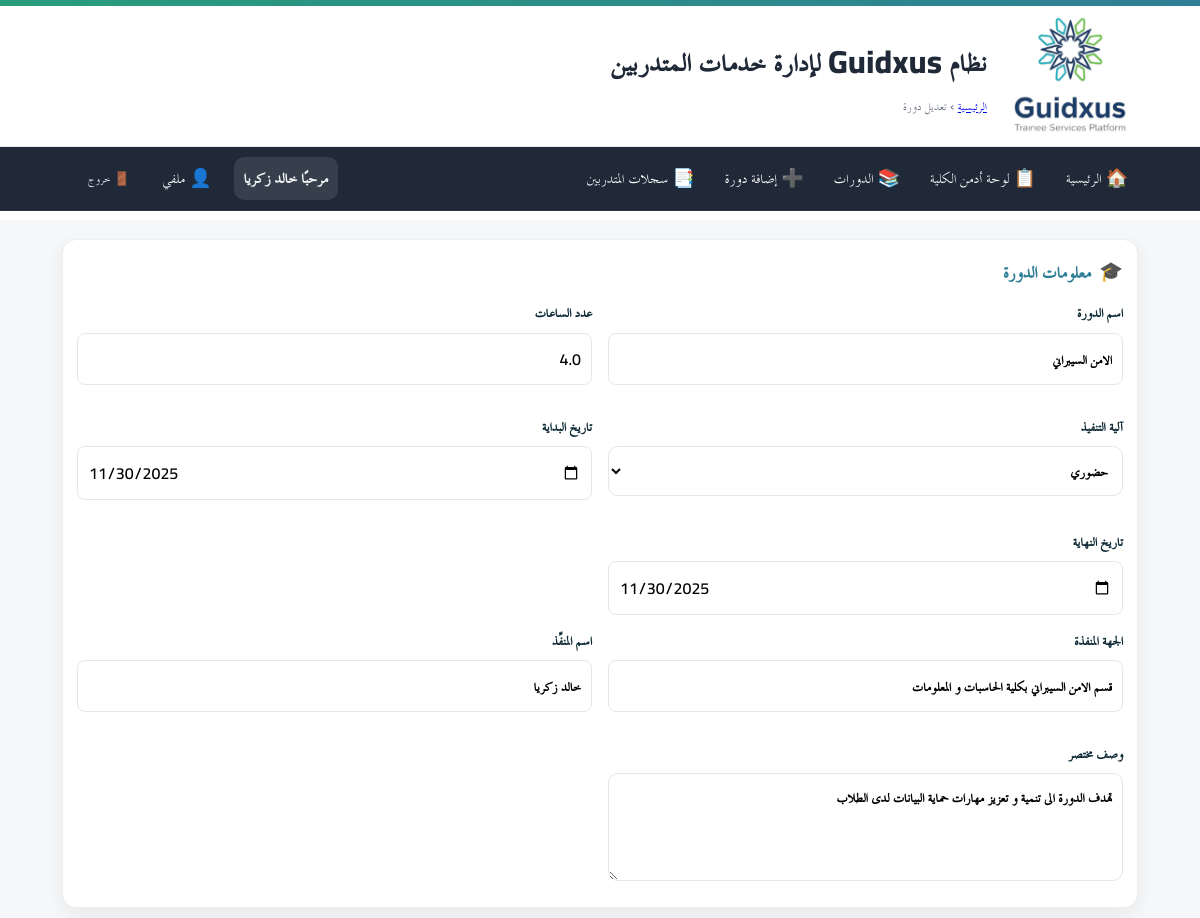
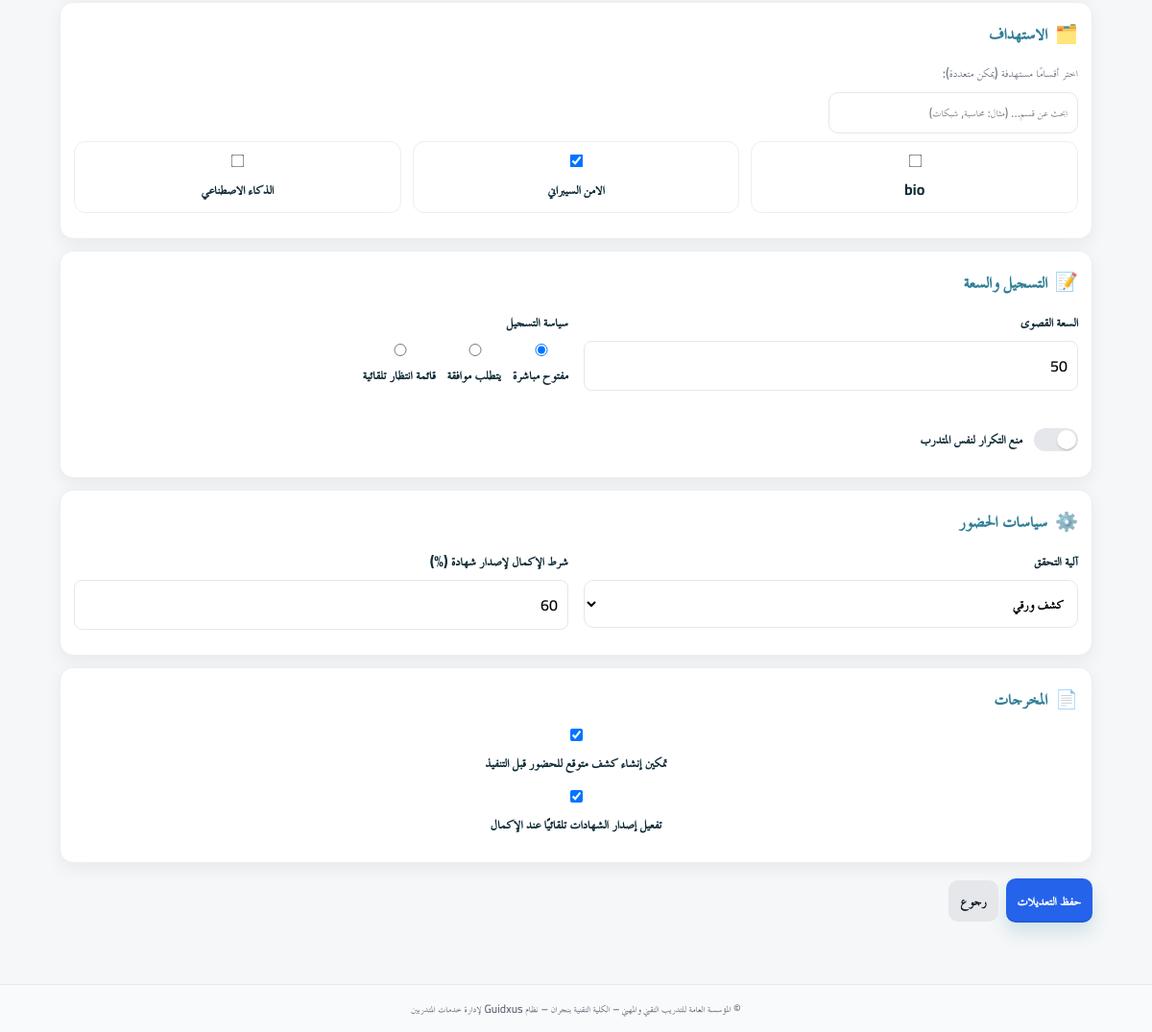
/hod/courses/2/edit (signed in), run on the app's committed database (2 pictures, top to bottom).
### app/models.py (models this page shows)
class Course(Base):
    __tablename__ = "courses"
    id = Column(Integer, primary_key=True, index=True, autoincrement=True)
    title = Column(String(255), nullable=False)
    description = Column(Text, nullable=True)
    provider = Column(String(255), nullable=True)           # الجهة المنفّذة (قسم/وحدة)
    provider_name = Column(String(255), nullable=True)      # اسم المنفّذ (الشخص)
    hours = Column(Float, nullable=False)
    mode = Column(String(50), nullable=False)               # 'in_person'/'online' ... الخ
    start_date = Column(Date, nullable=False)
    end_date = Column(Date, nullable=False)
    capacity = Column(Integer, default=30)
    registration_policy = Column(String(50), default="open")  # open|approval|waitlist
    prevent_duplicates = Column(Boolean, default=True)
    attendance_verification = Column(String(50), default="paper")  # paper|qr
    completion_threshold = Column(Integer, default=80)
    create_expected_roster = Column(Boolean, default=False)
    auto_issue_certificates = Column(Boolean, default=False)
    status = Column(String(50), default="published")  # draft|published|closed|finished
    created_at = Column(DateTime, server_default=func.now(), nullable=False)
    created_by_user_id = Column(Integer, nullable=True)
    targets = relationship(
        "CourseTargetDepartment",
        back_populates="course",
        cascade="all, delete-orphan",
        lazy="selectin",
    )
    enrollments = relationship(
        "CourseEnrollment",
        back_populates="course",
        cascade="all, delete-orphan",
        lazy="selectin",
    )
    __table_args__ = (
        Index("idx_courses_status", "status"),
        Index("idx_courses_range", "start_date", "end_date"),
    )

class Department(Base):
    __tablename__ = "departments"
    id = Column(Integer, primary_key=True, index=True)
    name = Column(String(255), nullable=False)       # مثال: "تقنية إدارة أنظمة الشبكات - كلية نجران"
    college = Column(String(255), nullable=False)
    is_active = Column(Boolean, nullable=False, default=True)
    head_user_id = Column(Integer, ForeignKey("users.id", ondelete="SET NULL"), nullable=True)
    head_user = relationship(
        "User",
        foreign_keys=[head_user_id],
        back_populates="headed_departments",
        lazy="joined",
    )
    hod_name = Column(String(255), nullable=True)
    created_at = Column(DateTime, server_default=func.now(), nullable=False)
    updated_at = Column(DateTime, server_default=func.now(), onupdate=func.now(), nullable=False)
    __table_args__ = (
        Index("idx_departments_name", "name"),
        Index("idx_departments_college", "college"),
    )

### app/routers/hod.py (the view)
@router.get("/courses/{course_id}/edit")
def edit_course_form(
    course_id: int,
    request: Request,
    db: Session = Depends(get_db),
    user: CurrentUser = Depends(require_hod_or_admin),
):
    course: Course = (
        db.query(Course)
        .options(selectinload(Course.targets))
        .filter(Course.id == course_id)
        .first()
    )
    if not course:
        raise HTTPException(status_code=404, detail="الدورة غير موجودة")
    _assert_can_manage_course(user, course, db)
    q = db.query(Department)
    if user.is_hod and user.hod_college:
        q = q.filter(Department.college == user.hod_college)
    elif user.is_college_admin and user.college_admin_college:
        q = q.filter(Department.college == user.college_admin_college)
    departments = q.order_by(Department.name.asc()).all()
    if _ctd_uses_name():
        selected_names = {t.department_name for t in course.targets}
        selected_department_ids = [d.id for d in departments if d.name in selected_names]
    else:
        selected_department_ids = [t.department_id for t in course.targets]
    return templates.TemplateResponse(
        "hod/create_course.html",
        {"request": request, "current_user": user, "departments": departments, "edit_mode": True, "course": course, "selected_department_ids": selected_department_ids},
    )

### app/templates/hod/create_course.html (shortened to what this page needs)
{% extends "base.html" %}
{% block breadcrumb %}
  <a href="/hod/">الرئيسية</a> › <span>{{ 'تعديل دورة' if edit_mode else 'إنشاء دورة' }}</span>
{% endblock %}
{% block content %}
{% set c = course if (edit_mode and course is defined) else None %}
{% set mode_val = (c.mode if c else '') %}
{% set selected_ids = (selected_department_ids if (edit_mode and selected_department_ids is defined) else []) %}
<form class="form prestige-form" method="post" action="{{ '/hod/courses/' ~ c.id ~ '/edit' if c else '/hod/courses/new' }}">
  <section class="card card-prestige">
    <div class="card-head">
      <div class="card-icon">🎓</div>
      <h3>معلومات الدورة</h3>
    </div>
    <div class="grid">
      <label>اسم الدورة
        <input type="text" name="title" required placeholder="مثال: مهارات السلامة في الورش" value="{{ c.title if c else '' }}">
      </label>
      <label>عدد الساعات
        <input type="number" name="hours" step="0.5" min="0.5" required value="{{ c.hours if c else '' }}">
      </label>
      <label>آلية التنفيذ
        <select name="mode" required>
          <option value="in_person" {{ 'selected' if mode_val in ['in_person','حضوري','حضوري '] else '' }}>حضوري</option>
        </select>
      </label>
      <label>تاريخ البداية
        <input type="date" name="start_date" required
               value="{{ (c.start_date.strftime('%Y-%m-%d') if c and c.start_date else '') }}">
      </label>
      <label>تاريخ النهاية
        <input type="date" name="end_date" required
               value="{{ (c.end_date.strftime('%Y-%m-%d') if c and c.end_date else '') }}">
      </label>
    </div>
    <div class="grid">
      <label>الجهة المنفذة
        <input type="text" name="provider" placeholder="مثال: قسم المحركات والمركبات" value="{{ c.provider if c else '' }}">
      </label>
      <label>اسم المنفِّذ
        <input type="text" name="provider_name" placeholder="مثال: م. أحمد العلي" value="{{ c.provider_name if c else '' }}">
      </label>
      <label>وصف مختصر
        <textarea name="description" rows="3" placeholder="نبذة عن محتوى الدورة وأهدافها">{{ c.description if c else '' }}</textarea>
      </label>
    </div>
  </section>
  <section class="card card-prestige">
    <div class="card-head">
      <div class="card-icon">🗂️</div>
      <h3>الاستهداف</h3>
    </div>
    <div class="muted">اختر أقسامًا مستهدفة (يمكن متعددة):</div>
    <div class="dep-toolbar">
      <input type="search" id="dep-filter" placeholder="ابحث عن قسم… (مثال: محاسبة, شبكات)">
    </div>
    <div class="checkbox-grid" id="dep-grid">
      {% for dep in departments %}
        <label class="checkbox">
          <input type="checkbox" name="target_department_ids" value="{{ dep.id }}"
                 {% if edit_mode and (dep.id in selected_ids) %}checked{% endif %}>
          <span>{{ dep.name }}</span>
        </label>
      {% else %}
        <div class="muted">لا توجد أقسام مسجلة بعد.</div>
      {% endfor %}
    </div>
  </section>
  <section class="card card-prestige">
    <div class="card-head">
      <div class="card-icon">📝</div>
      <h3>التسجيل والسعة</h3>
    </div>
    <div class="grid">
      <label>السعة القصوى
        <input type="number" name="capacity" min="1" required value="{{ c.capacity if c else 30 }}">
      </label>
      <label>سياسة التسجيل
        {% set policy = c.registration_policy if c else 'open' %}
        <div class="inline">
          <label class="radio"><input type="radio" name="registration_policy" value="open"     {{ 'checked' if policy=='open' else '' }}> مفتوح مباشرة</label>
          <label class="radio"><input type="radio" name="registration_policy" value="approval" {{ 'checked' if policy=='approval' else '' }}> يتطلب موافقة</label>
          <label class="radio"><input type="radio" name="registration_policy" value="waitlist" {{ 'checked' if policy=='waitlist' else '' }}> قائمة انتظار تلقائية</label>
        </div>
      </label>
      <label class="toggle">منع التكرار لنفس المتدرب
        <span class="slider"></span>
      </label>
    </div>
  </section>
  <section class="card card-prestige">
    <div class="card-head">
      <div class="card-icon">⚙️</div>
      <h3>سياسات الحضور</h3>
    </div>
    <div class="grid">
      {% set av = c.attendance_verification if c else 'paper' %}
      <label>آلية التحقق
        <select name="attendance_verification">
          <option value="paper" {{ 'selected' if av=='paper' else '' }}>كشف ورقي</option>
        </select>
      </label>
      <label>شرط الإكمال لإصدار شهادة (%)
        <input type="number" name="completion_threshold" min="0" max="100" value="{{ c.completion_threshold if c else 80 }}">
      </label>
    </div>
  </section>
  <section class="card card-prestige">
    <div class="card-head">
      <div class="card-icon">📄</div>
      <h3>المخرجات</h3>
    </div>
    <label class="checkbox">
      <input type="checkbox" name="create_expected_roster" {{ 'checked' if (c and c.create_expected_roster) or (not c) else '' }}>
      <span>تمكين إنشاء كشف متوقع للحضور قبل التنفيذ</span>
    </label>
    <label class="checkbox">
      <input type="checkbox" name="auto_issue_certificates" {{ 'checked' if (c and c.auto_issue_certificates) or (not c) else '' }}>
      <span>تفعيل إصدار الشهادات تلقائيًا عند الإكمال</span>
    </label>
  </section>
  <div class="actions actions-prestige">
    <button type="submit" class="btn btn-primary btn-prestige">{{ 'حفظ التعديلات' if c else 'نشر الدورة الآن' }}</button>
    <a class="btn btn-secondary" href="/hod/">{{ 'رجوع' if c else 'إلغاء' }}</a>
  </div>
</form>
{% endblock %}

### app/static/css/app.css (style rules this page uses)
:root { --tvtc-green-1:#7EC6A4; --tvtc-green-2:#289D7B; --tvtc-blue-1:#6BB6C8; --tvtc-blue-2:#2F7E96; --tvtc-gray-1:#F5F7F8; --tvtc-gray-2:#E5E7EA; --tvtc-gray-3:#6B7280; --tvtc-black:#1F2937; --tvtc-ivory:#FAFAF7; }
* { box-sizing:border-box; font-family:"Cairo","TraditionalArabicCustom","MajallaCustom","Noto Kufi Arabic","Segoe UI",Arial,sans-serif; }
body { margin:0; background:linear-gradient(180deg,var(--tvtc-ivory),#fff 220px,var(--tvtc-gray-1) 221px); color:var(--tvtc-black); font-size:18px; line-height:1.7; }
.card { background:#fff; border:1px solid var(--tvtc-gray-2); border-radius:12px; padding:16px; margin-block:12px; box-shadow:0 2px 6px rgba(0,0,0,.04); }
.card-prestige { border:1px solid rgba(31,41,55,.06); border-top:0; box-shadow:0 6px 18px rgba(0,0,0,.06); position:relative; overflow:hidden; }
.card-head { display:flex; align-items:center; gap:10px; margin-bottom:8px; }
.card-head h3 { margin:0; font-weight:800; color:var(--tvtc-blue-2); }
.card-icon { font-size:1.1rem; opacity:.9; }
.form label { display:block; margin-bottom:12px; font-weight:700; font-size:1rem; color:#0f2b37; }
.form input[type="text"], .form input[type="number"], .form input[type="date"], .form select, .form textarea { font-size:1rem; width:100%; padding:10px; border:1px solid var(--tvtc-gray-2); border-radius:8px; background:#fff; font-weight:600; }
.form textarea { resize:vertical; }
.grid { display:grid; grid-template-columns:repeat(2,1fr); gap:12px; }
.prestige-form .grid { grid-template-columns:repeat(2,1fr); gap:16px; }
.checkbox-grid { display:grid; grid-template-columns:repeat(4,1fr); gap:10px; }
.inline { display:flex; gap:12px; flex-wrap:wrap; }
.radio { font-weight:400; }
.checkbox { font-weight:400; display:flex; align-items:center; gap:8px; }
.toggle { position:relative; padding-right:58px; }
.toggle .slider { position:absolute; right:0; top:50%; transform:translateY(-50%); width:46px; height:24px; background:var(--tvtc-gray-2); border-radius:999px; transition:.2s; }
.toggle .slider::after { content:""; position:absolute; top:2px; right:2px; width:20px; height:20px; background:#fff; border-radius:50%; box-shadow:0 1px 2px rgba(0,0,0,.2); transition:.2s; }
.actions { display:flex; gap:12px; justify-content:flex-start; margin-top:16px; }
.btn { display:inline-block; padding:12px 18px; border-radius:10px; border:1px solid transparent; text-decoration:none; font-weight:800; font-size:1rem; cursor:pointer; }
.btn-primary { background:var(--tvtc-blue-2); color:#fff; }
.btn-secondary { background:#fff; color:var(--tvtc-blue-2); border-color:var(--tvtc-blue-2); }
.btn-prestige { box-shadow:0 10px 18px rgba(47,126,150,.18), inset 0 -2px 0 rgba(0,0,0,.08); }
.muted { color:var(--tvtc-gray-3); font-size:.95rem; }

### app/static/css/custom.css (style rules this page uses)
.card { background: #fff; border: 1px solid #eee; border-radius: 14px; padding: 14px; margin-bottom: 12px; }
.card-head { display: flex; align-items: center; gap: 8px; margin-bottom: 10px; }
.card-icon { font-size: 1.2rem; }
.form label { display: flex; flex-direction: column; gap: 6px; }
.form input, .form select, .form textarea { padding: 8px 10px; border: 1px solid #e6e6e6; border-radius: 10px; font-family: inherit; }
.grid { display: grid; gap: 12px; grid-template-columns: repeat(auto-fit, minmax(220px, 1fr)); }
.actions { display: flex; gap: 8px; align-items: center; }
.btn { padding: 8px 12px; border-radius: 10px; border: 0; cursor: pointer; }
.btn-primary { background: #2563eb; color: #fff; }
.btn-secondary { background: #e5e7eb; color: #111827; }
.muted { color: #6b7280; }

### app/templates/base.html (style rules this page uses)
:root { --container: 1100px; }
.card { background:#fff; border:1px solid #eee; border-radius:14px; padding:14px; margin-bottom:12px; }
.card-head { display:flex; align-items:center; gap:8px; margin-bottom:10px; }
.card-icon { font-size:1.2rem; }
.form label { display:flex; flex-direction:column; gap:6px; }
.form input, .form select, .form textarea { padding:8px 10px; border:1px solid #e6e6e6; border-radius:10px; font-family:inherit; }
.grid { display:grid; gap:12px; grid-template-columns: repeat(auto-fit, minmax(220px, 1fr)); }
.actions { display:flex; gap:8px; align-items:center; }
.btn { padding:8px 12px; border-radius:10px; border:0; cursor:pointer; }
.btn-primary { background:#2563eb; color:#fff; }
.btn-secondary { background:#e5e7eb; color:#111827; }
.muted { color:#6b7280; }

### data on the page
Course: title "الامن السيبراني", hours "4.0", start_date "11/30/2025", end_date "11/30/2025", provider "قسم الامن السيبراني بكلية الحاسبات و المعلومات", provider_name "خالد زكريا", description "تهدف الدورة الى تنمية و تعزيز مهارات حماية البيانات لدى الطلاب", capacity "50", completion_threshold "60"
Department: name "bio"
Department: target_department_ids "☑", name "الامن السيبراني"
Department: name "الذكاء الاصطناعي"

### other printed values
{{ 'تعديل دورة' if edit_mode else 'إنشاء دورة' }} "تعديل دورة"
{{ display_name }} "خالد زكريا"
{{ 'حفظ التعديلات' if c else 'نشر الدورة الآن' }} "حفظ التعديلات"
{{ 'رجوع' if c else 'إلغاء' }} "رجوع"
